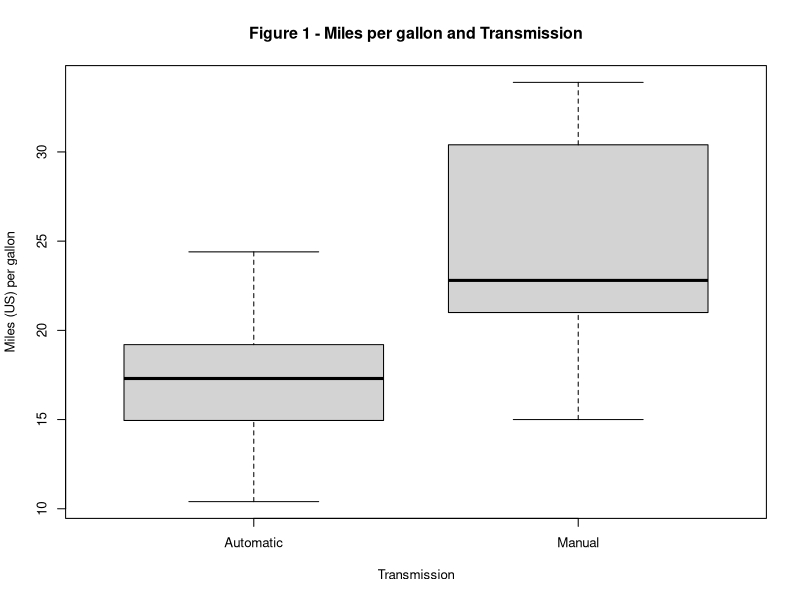
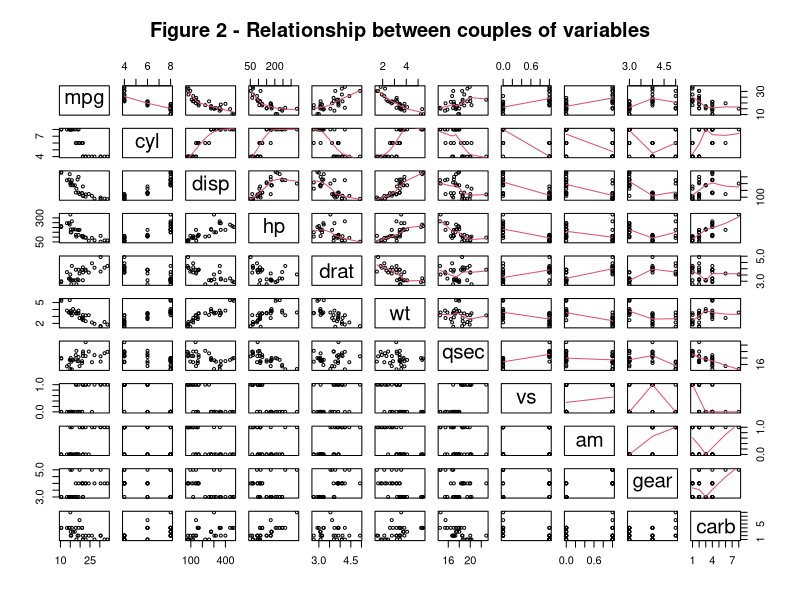
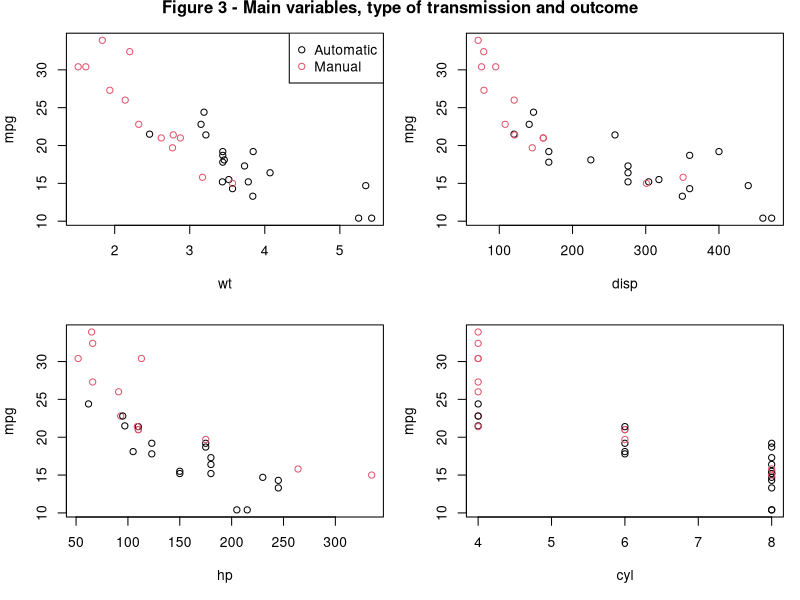
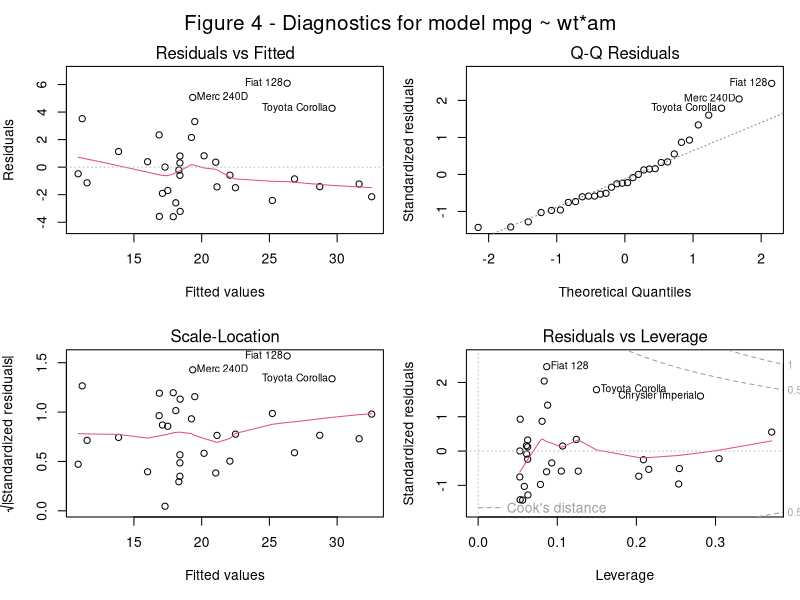
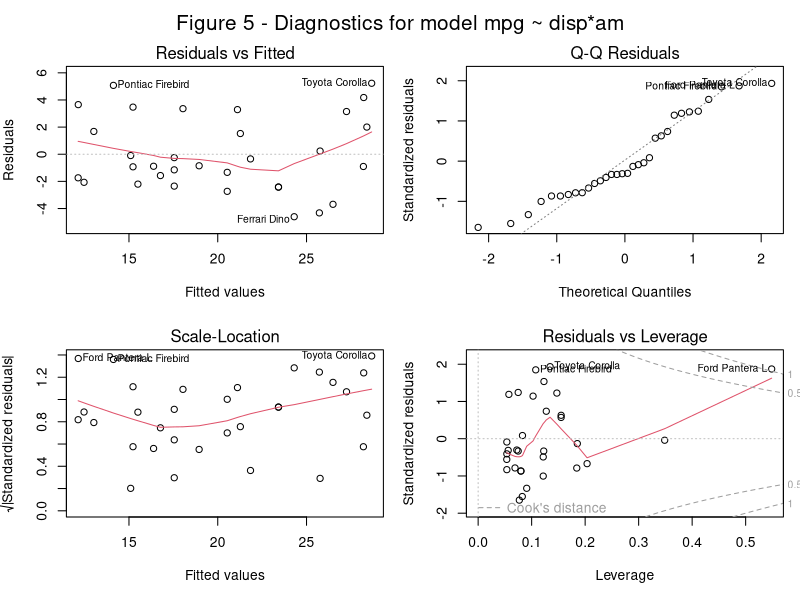
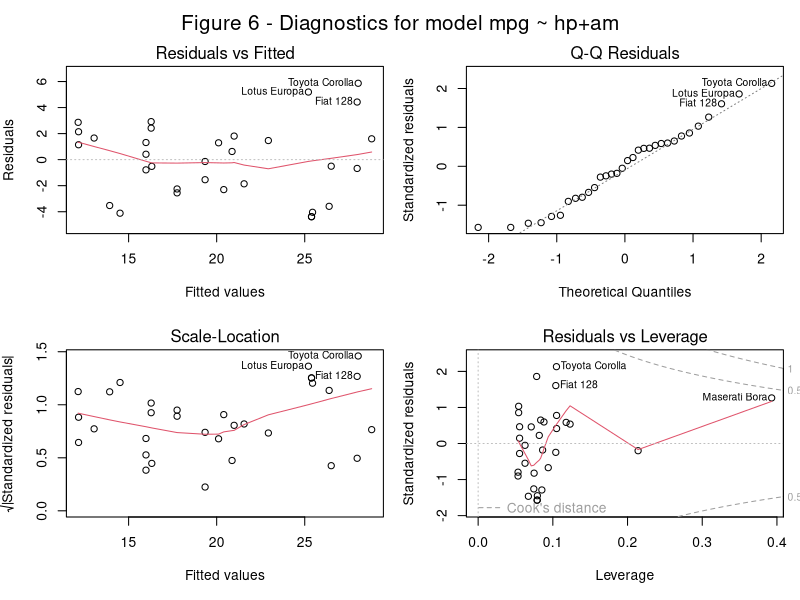

Reproduce these figures in R, in order.
## ---- chunk 1
data(mtcars)
cmpg <- round(cor(mtcars$mpg, mtcars),3)
cmpg <- cmpg[,order(abs(cmpg), decreasing=T)]
cmpg[2:11]
## ---- chunk 2
mc <- transform(mtcars, am=factor(am, labels=c("Automatic","Manual")))
fitam <- lm(mpg ~ am, mc)
summary(fitam)$coefficients[2,]
## ---- chunk 3
mc <- transform(mc, wt=wt-mean(wt), disp=disp-mean(disp), hp = hp-mean(hp))
fitamwt <- lm(mpg ~ wt*am, mc)
summary(fitamwt)$coefficients
## ---- chunk 4
fitamdisp <- lm(mpg ~ disp*am, mc)
summary(fitamdisp)$coefficients
## ---- chunk 5
fitamhp <- lm(mpg ~ am+hp, mc)
summary(fitamhp)$coefficients
## ---- chunk 6
par(cex=0.8)
boxplot(mpg ~ as.factor(c("Automatic","Manual")[mtcars$am+1]), data=mtcars,
        ylab="Miles (US) per gallon", xlab="Transmission",
        main="Figure 1 - Miles per gallon and Transmission")
## ---- chunk 7
pairs(mtcars, cex=0.6, main="Figure 2 - Relationship between couples of variables",
      upper.panel=panel.smooth)
## ---- chunk 8
par(mfrow=c(2,2), mar=c(5,4,1,1), oma=c(0,0,1,0))
with(mtcars, {
  plot(wt, mpg, col=am+1)
  legend("topright", legend=c("Automatic", "Manual"), pch=1, col=c(1,2))
  plot(disp, mpg, col=am+1)
  plot(hp, mpg, col=am+1)
  plot(cyl, mpg, col=am+1)
  mtext(outer=TRUE, text="Figure 3 - Main variables, type of transmission and outcome", font=2)
})
## ---- chunk 9
par(mfrow=c(2,2), mar=c(5,4,2,1), oma=c(0,0,2,0))
plot(fitamwt, sub.caption="Figure 4 - Diagnostics for model mpg ~ wt*am")
## ---- chunk 10
par(mfrow=c(2,2), mar=c(5,4,2,1), oma=c(0,0,2,0))
plot(fitamdisp, sub.caption="Figure 5 - Diagnostics for model mpg ~ disp*am")
## ---- chunk 11
par(mfrow=c(2,2), mar=c(5,4,2,1), oma=c(0,0,2,0))
plot(fitamhp, sub.caption="Figure 6 - Diagnostics for model mpg ~ hp+am")
